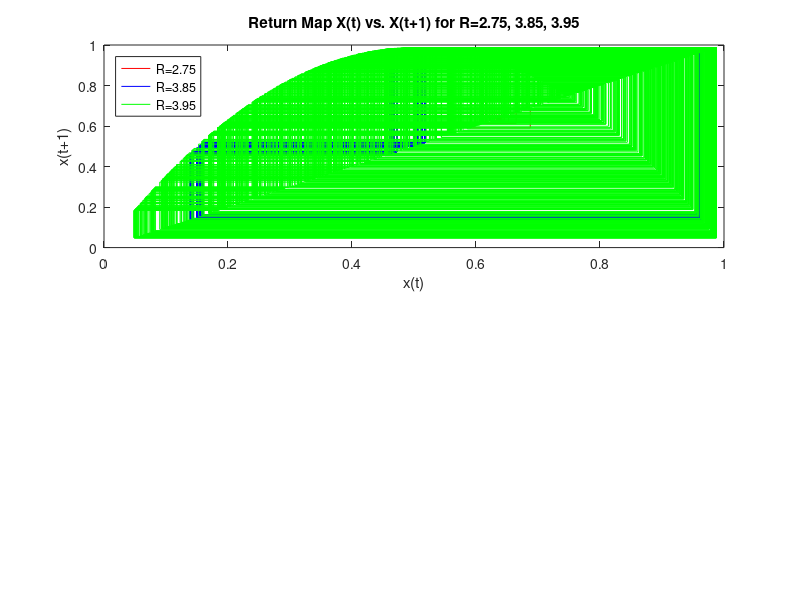

Here is the MATLAB script that generated this plot: (Note: this script raises an error after producing the figure.)
%Names: 
%Nicholas Barrett, Abraham Dominguez, Cheng En Ho
%This program computes the return map for the logistic map equation
%using different values of R

%Set the background color to white
set(gcf,'color','w');

%Values of R can be 2.75, 3.85, 3.95

n = 3;
R = [2.75,3.85,3.95];
h = zeros(n,1);
h2 = zeros(n,1);
colors = ['r','b','g'];
time_length = 1000;
x = zeros(n,time_length);
y = zeros(n,time_length);
for i = 1:n
    x(i,1) = 0.5;
end
for i = 1:n
    for t = 1:time_length
        y(i,t) = R(i)*x(i,t)*(1-x(i,t));
        if t ~= time_length
            x(i,t+1) = y(i,t);
        end
    end
end
for i=1:n
    subplot(2,1,1);
    h(i) = stairs(x(i,:),y(i,:),'Color',colors(i));
    title(strcat('Return Map X(t) vs. X(t+1) for R=2.75, 3.85, 3.95'));
    xlabel('x(t)');
    ylabel('x(t+1)');
    xlim([0 1]);
    ylim([0 1]);
    if i==1
        hold on;
    end
    if i==n
        legend('R=2.75','R=3.85','R=3.95','Location','northwest') 
        hold off;
    end    
end
uistack(h(1),'top');
uistack(h(3),'bottom');


%The second part of figure 3 requires us to get 
%the mean value of 100 populations with R varying 
%within a specified range

ranges = [0.5,0.1,0.1];
low_limit = [2.5,3.8, 3.9];
num_pop = 100;

R2 = zeros(n,num_pop);
for i=1:n
    R2(i,:) = ranges(i).*rand(1,num_pop) + low_limit(i);
end    
x2 = zeros(n,num_pop,time_length);
y2 = zeros(n,num_pop,time_length);
for m = 1:n
    for i = 1:num_pop
        x2(m,i,1) = 0.5;
    end
end
for m = 1:n
    for i = 1:num_pop
        for t = 1:time_length
            y2(m,i,t) = R2(m,i)*x2(m,i,t)*(1-x2(m,i,t));
            if t ~= time_length
                x2(m,i,t+1) = y2(m,i,t);
            end
        end
    end
end
xmean = zeros(n,time_length);
ymean = zeros(n,time_length);
for m = 1:n
    for t = 1:time_length
        xmean(m,t) = mean(x2(m,:,t));
        ymean(m,t) = mean(y2(m,:,t));
    end
end
for i=1:n
    subplot(2,1,2);
    h2(i) = stairs(xmean(i,:),ymean(i,:),'Color',colors(i));
    title(strcat('Return Map Xmean(t) vs. Xmean(t+1)'));
    xlabel('xmean(t)');
    ylabel('xmean(t+1)');
    xlim([0 1]);
    ylim([0 1]);
    if i==1
     hold on;
    end    
    if i==n
        hold off;
    end
end

% Indices specifying the order in which you want the legend entries to appear
uistack(h2(1),'top');
uistack(h2(2),'bottom');
labels = {'2.5<R<3','3.8<R<3.9','3.9<R<4'};
neworder = [3 2 1];
legend(h2(neworder), labels(neworder),'Location','northwest');